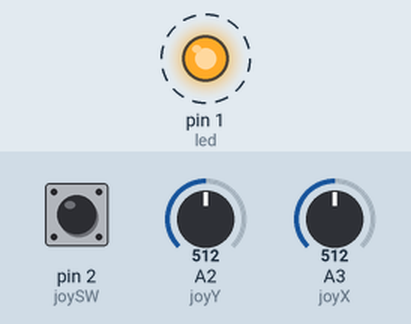
This sketch was run on a simulated Arduino Uno, built with avr-gcc and run on an emulated ATmega328P. Parts: output pins drawn as LEDs (lit = HIGH). Dashed ring = blinking. The test bench sets the inputs (shaded band); at power-on: A2 (joyY) = 512, pin 2 (joySW) LOW, A3 (joyX) = 512.

Above: at 2.3 s.
2.4 s: A2 (joyY) set to 791
5.9 s: A2 (joyY) set to 817
Timing chart, 0 to 15.4 s (numbered marks = the images above; inputs shaded):
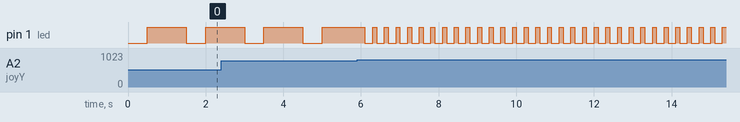

Measured:
- after the input at 5.9 s, pin 1 (led): alternates HIGH for 0.10 s and LOW for 0.20 s, starting after 0.20 s
- by itself, pin 1 (led): alternates HIGH for 1.0 s and LOW for 0.50 s

The sketch:

NotSoSweetSweetPotato.ino
```cpp
int joyX = A3;
int joyY = A2;
int joySW = 2;

int led = 1;

int xVal;
int yVal;
int swVal;

void setup() {
 pinMode(led, OUTPUT);
 //pinMode(joyX, INPUT);
 //pinMode(joyY, INPUT);
 pinMode(joySW, INPUT);
}

void loop() {
  // put your main code here, to run repeatedly:
  xVal = analogRead(joyX);
  yVal = analogRead(joyY);
  swVal = digitalRead(joySW);


   if (yVal > 800){
    digitalWrite(led,HIGH);
    delay(100);
    digitalWrite(led,LOW);
    delay(200);;
   }
   else{
    digitalWrite(led,LOW);
    delay(500);
    digitalWrite(led, HIGH);
    delay(1000);
   }

//   if(swVal == 1){
//     digitalWrite(led,HIGH);
//     delay (100);
//     digitalWrite(led,LOW);
//     delay (100);
//   }
   }
```
